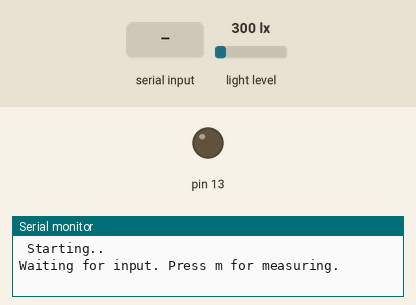
Bench run of a sketch on a simulated Arduino Uno, built with avr-gcc and run on an emulated ATmega328P. On the bench: output pins drawn as LEDs (lit = HIGH), the last lines printed to the serial monitor. The inputs (shaded band) are chosen by the test bench; at power-on: light level 300 lx.

Above: at 1.2 s.
1.3 s: "m" received over Serial
At 2.2 s:
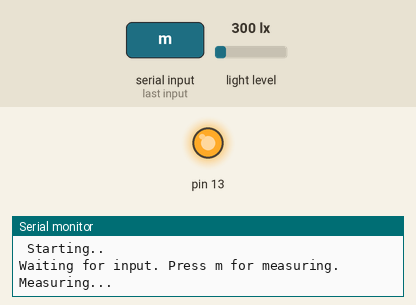
Timing chart, 0 to 6.2 s (numbered marks = the images above; inputs shaded):
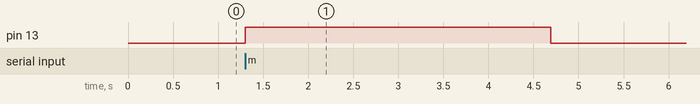

Measured:
- after the input at 1.3 s, pin 13: LOW → HIGH at once, → LOW 3.4 s later

The sketch:

Turbiditetskod_version_2018.ino
```cpp
/* Ett program som mäter turbiditet med hjälp av en vit diod och två sensorer
   av typen TSL 2561.

Senast uppdaterad: 17 augusti 2018 av Pernilla Wegén

   Du behöver ladda ner Adafruits sensorbibliotek (Adafruit_Sensor) och inkludera
   det i ditt bibliotek.

   Nedan följer lite kopplingsinstruktioner:
   ===========
   Koppla SCL till analog 5
   Koppla SDA till analog 4
   Koppla 3Vo till 3.3V DC
   Koppla GROUND till common ground

   I2C Address
   ===========

*/
#include <Wire.h>
#include <Adafruit_Sensor.h>
#include <Adafruit_TSL2561_U.h>

float lum_90=0;
float lum_180=0;
float kvot;
float lnkvot;
int serialInput = 0; // variabel som håller reda på senaste tangentinmatningen


Adafruit_TSL2561_Unified tsl1 = Adafruit_TSL2561_Unified(TSL2561_ADDR_LOW, 12345);
Adafruit_TSL2561_Unified tsl2 = Adafruit_TSL2561_Unified(TSL2561_ADDR_FLOAT, 12345);


/**************************************************************************/
/*
    Konfigurerar förstärkning och mättid för din TSL2561. Här kan man göra ändringar om man vill.
*/
/**************************************************************************/
void configureSensor(void)
{

  // tsl.setGain(TSL2561_GAIN_1X);      /* No gain ... use in bright light to avoid sensor saturation */
  tsl1.setGain(TSL2561_GAIN_16X);     /* 16x gain ... use in low light to boost sensitivity */
  tsl2.setGain(TSL2561_GAIN_16X);     /* 16x gain ... use in low light to boost sensitivity */
  // tsl.enableAutoRange(true);            /* Auto-gain ... switches automatically between 1x and 16x */

  /* Changing the integration time gives you better sensor resolution (402ms = 16-bit data) */
  //tsl.setIntegrationTime(TSL2561_INTEGRATIONTIME_13MS);      /* fast but low resolution */
  tsl1.setIntegrationTime(TSL2561_INTEGRATIONTIME_101MS);  /* medium resolution and speed   */
  tsl2.setIntegrationTime(TSL2561_INTEGRATIONTIME_101MS);  /* medium resolution and speed   */
  // tsl.setIntegrationTime(TSL2561_INTEGRATIONTIME_402MS);  /* 16-bit data but slowest conversions */


}

/**************************************************************************/
/*
    Uppstartskommandon
*/
/**************************************************************************/
void setup(void)
{
  Serial.begin(9600);
  configureSensor();

  pinMode(13,OUTPUT);
  Serial.println(" Starting..");
  if (Serial.available() >= 0)
  {                             // returnerar -1 om ingen tangentinmatning är tillgänglig
    Serial.println("Waiting for input. Press m for measuring. ");
  }
  //Serial.print("90 grader (LUX)");
  //Serial.print("180 grader (LUX)");
  //Serial.println("turbiditet");
}


//Här har vi själva programmet!

void loop(void)
{
  if (Serial.available() > 0)
  {                           // om tangentinmatning är tillgänglig, läs in vad..
    serialInput = Serial.read();
    switch (serialInput)
    {
      case 'm':
        lum_90 = 0;     //nollställer variablerna
        lum_180 = 0;
        Serial.println("Measuring...");
        digitalWrite(13,HIGH);
        delay(3000);

        for (int i=0; i<5; i++)
        {

          sensors_event_t event1;
          sensors_event_t event2;

          tsl1.getEvent(&event1);
          tsl2.getEvent(&event2);
          lum_90 = lum_90 + event1.light;
          lum_180 = lum_180 + event2.light;
      }
      lum_90 = lum_90 / 5;
      lum_180 = lum_180 / 5;
  /* Visa resultaten (ljuset mäts i lux) */


   //Serial.print(lum_90); Serial.print("         ");
   //Serial.print(lum_180); Serial.print("        ");

  //här ska vi göra en beräkning

    kvot = (lum_90/lum_180);

    lnkvot = -log(kvot);
    Serial.print("turbiditet:   ");
    Serial.println(lnkvot);

  delay(250);
  digitalWrite(13,LOW);

}}
}
```
